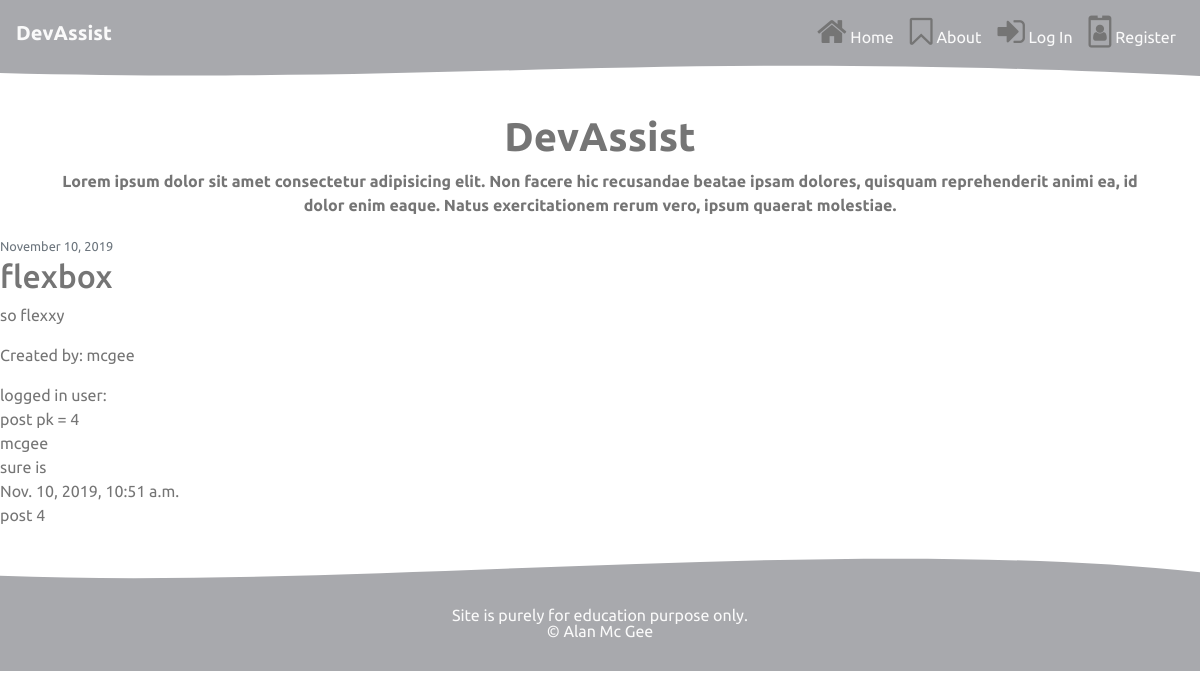
Page /community/post/4/ on the committed database.
### forum/models.py (models this page shows, shortened)
class Post(models.Model):
    title = models.CharField(max_length=100)
    content = models.TextField()
    date_posted = models.DateTimeField(default=timezone.now)
    author = models.ForeignKey(User, on_delete=models.CASCADE, default=1) # cascade -  when user is deleted remove all posts

class Comment(models.Model):
    title = models.CharField(max_length=100)
    content = models.TextField(max_length=1500, null=True)
    date_posted = models.DateTimeField(default=timezone.now)
    query = models.ForeignKey(Post, null=True, on_delete=models.CASCADE)
    comment_by = models.ForeignKey(User,null=True,on_delete=models.CASCADE, default=1)
    comment_date = models.DateTimeField(auto_now_add=True)

### forum/views.py (the view)
# urls.py: path('post/<int:pk>/', PostDetailView.as_view(), name='post-detail'),
class PostDetailView(DetailView):
    model = Post
    context_object_name = 'post'
    def get_context_data(self, **kwargs):
        context = super().get_context_data(**kwargs)
        context["comments"] = Comment.objects.all()
        return context

### forum/templates/forum/post_detail.html (shortened to what this page needs)
{% extends "base.html" %}
{% block content %}
  <article>
        <small class="text-muted">{{ post.date_posted|date:"F d, Y" }}</small>
      <h2 >{{ post.title }}</h2>
      <p >{{ post.content }}</p>
        <p>Created by: {{ post.author }}</p>logged in user: {{ request.user.username }}<br>post pk = {{ post.pk }}
  </article>
  {% for comment in comments %}
  {% if comment.query_id == post.pk %}
  {{ comment.comment_by }}<br>
  {{ comment.content }}<br>
  {{ comment.comment_date }}<br>
  post {{ comment.query_id }}<br>
  {% endif %}
  {% endfor %}
{% endblock content %}

### static/css/main.css (style rules this page uses)
body { font-family: 'Ubuntu', sans-serif; color: #757575; }

### rows in the picture
Post: date_posted "November 10, 2019", title "flexbox", content "so flexxy", author "mcgee", pk "4"
Comment: comment_by "mcgee", content "sure is", comment_date "Nov. 10, 2019, 10:51 a.m.", query_id "4"
